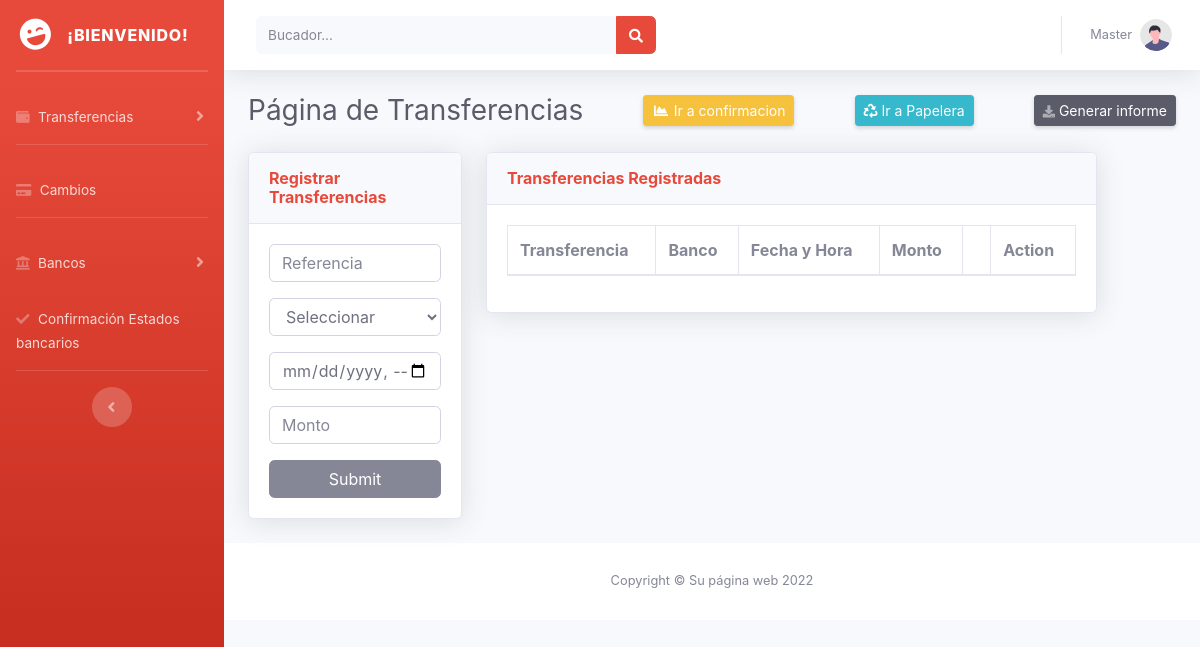
The app's page /referencias.php (signed in), older data.
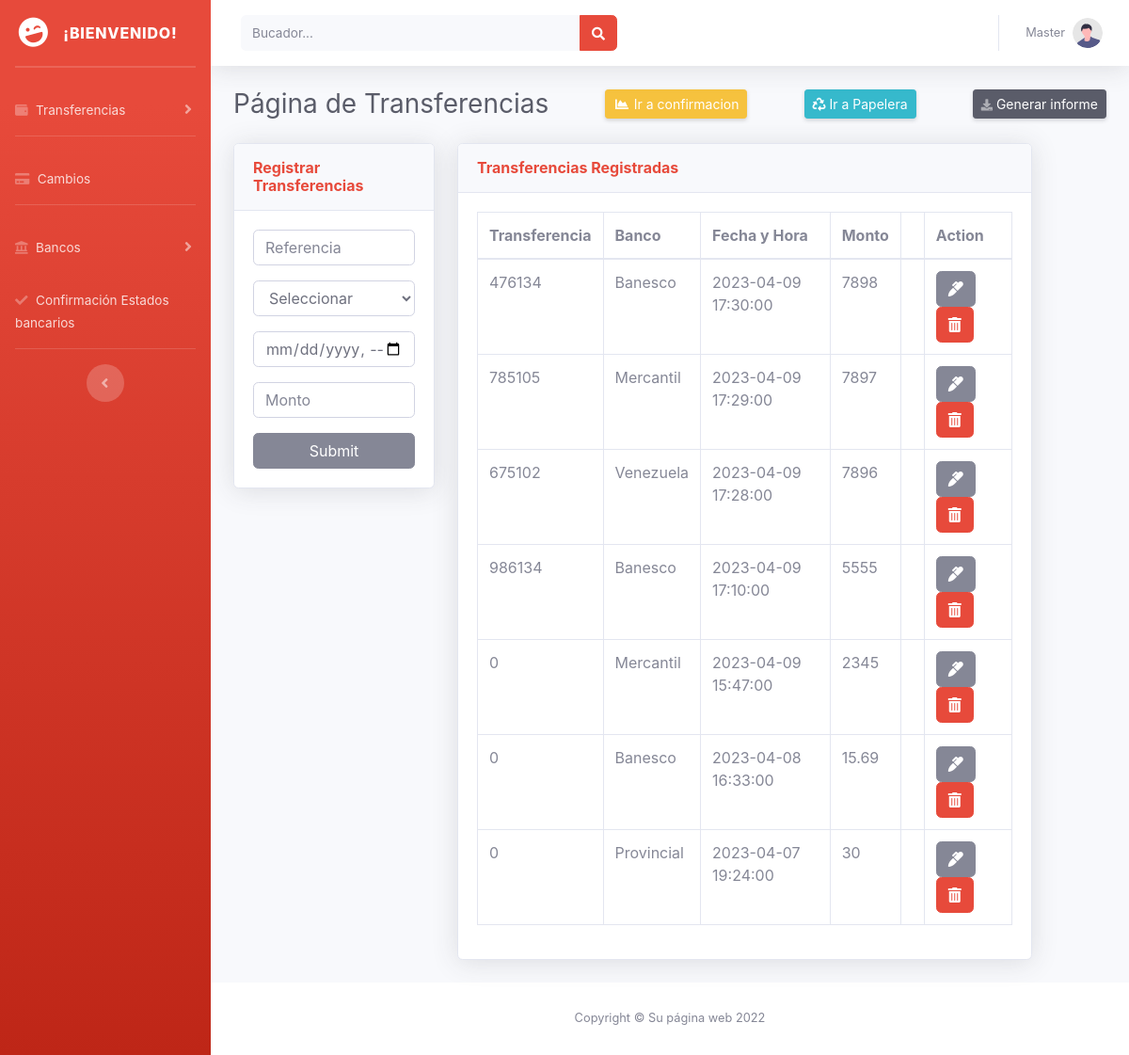
The same page, newer data.
### tables this page shows
CREATE TABLE `referencia` (
  `idRef` int(11) NOT NULL,
  `refCod` varchar(12) NOT NULL,
  `refCompuesto` int(10) NOT NULL,
  `dateRef` datetime DEFAULT NULL,
  `monRef` float DEFAULT NULL,
  `idBan` int(11) DEFAULT NULL,
  `status` int(11) DEFAULT NULL
);

CREATE TABLE `banco` (
  `idBan` int(11) NOT NULL,
  `typBan` varchar(50) DEFAULT NULL,
  `status` enum('0','1') DEFAULT NULL,
  `codigo` int(4) NOT NULL
);

### referencias.php (the view, shortened to what the changed rows need)
<?php
  $objConexion = new Conexion();
  $conexion = $objConexion->getConexion();
?>
<!DOCTYPE html>
<html lang="en">
<head>
    <link rel="stylesheet" href="css/bootstrap.min.css">
    <link rel="stylesheet" href="css/dataTables.bootstrap4.min.css">
    <link href="vendor/fontawesome-free/css/all.min.css" rel="stylesheet" type="text/css">
    <link href="css/sb-admin-2.min.css" rel="stylesheet">
    <link href="vendor/datatables/dataTables.bootstrap4.min.css" rel="stylesheet">
</head>
<body id="page-top">
    <div id="wrapper">
        <div id="content-wrapper" class="d-flex flex-column">
            <div id="content">
                <div class="container-fluid">
                    <div class="d-sm-flex align-items-center justify-content-between mb-4">
                    <h1 class="h3 mb-0 text-gray-800">Página de Transferencias</h1>
                </div>
                <div class="row">
                    <div class="col-md-8">
                        <div class="card shadow mb-4">
                            <div class="card-body">
                                <div class="table-responsive">
                                    <table id="tablax" class="table table-bordered" id="dataTable" width="100%" cellspacing="0">
                                        <thead>
                                            <tr>
                                                <th>Transferencia</th>
                                                <th>Banco</th>
                                                <th>Fecha y Hora</th>
                                                <th>Monto</th>
                                                <th></th>
                                                <th>Action</th>
                                            </tr>
                                        </thead>
                                        <tbody>
                                            <?php
                                                $result = mysqli_query($conexion, "SELECT ref.refCod, ref.refCompuesto,ref.dateRef, ref.monRef,ref.status, ban.typBan FROM referencia ref
                                                INNER join banco ban
                                                ON ref.idBan = ban.idBan
                                                WHERE ref.monRef > 0 and ref.status = 1
                                                ORDER BY dateRef DESC");
                                                 while($mostrar = mysqli_fetch_array($result))
                                                {
                                            ?>
                                            <tr>
                                                <td><?php echo $mostrar['refCompuesto'];?></td>
                                                <td><?php echo $mostrar['typBan'];?></td>
                                                <td><?php echo $mostrar['dateRef'];?></td>
                                                <td><?php echo $mostrar['monRef'];?></td>
                                                <td></td>
                                                <td>
                                                    <a href="editRef.php?refCod=<?php echo $mostrar['refCod'];?>" class="btn btn-secondary"> <i class="fas fa-marker"></i></a>
                                                    <a href="deleteRef.php?refCod=<?php echo $mostrar['refCod'];?>" class="btn btn-danger"> <i class="fas fa-trash-alt"></i></a>
                                                </td>
                                            </tr>
                                            <?php
                                                }
                                            ?>
                                        </tbody>
                                    </table>
                                </div>
                            </div>
                        </div>
                    </div>
                </div>
            </div>
        </div>
    </div>
</body>
</html>

Row changes from the older to the newer data that the page shows:
added referencia: refCompuesto "476134", idBan.typBan "Banesco", dateRef "2023-04-09 17:30:00", monRef "7898"
added referencia: refCompuesto "785105", idBan.typBan "Mercantil", dateRef "2023-04-09 17:29:00", monRef "7897"
added referencia: refCompuesto "675102", idBan.typBan "Venezuela", dateRef "2023-04-09 17:28:00", monRef "7896"
added referencia: refCompuesto "986134", idBan.typBan "Banesco", dateRef "2023-04-09 17:10:00", monRef "5555"
added referencia: refCompuesto "0", idBan.typBan "Mercantil", dateRef "2023-04-09 15:47:00", monRef "2345"
added referencia: refCompuesto "0", idBan.typBan "Banesco", dateRef "2023-04-08 16:33:00", monRef "15.69"
added referencia: refCompuesto "0", idBan.typBan "Provincial", dateRef "2023-04-07 19:24:00", monRef "30"
